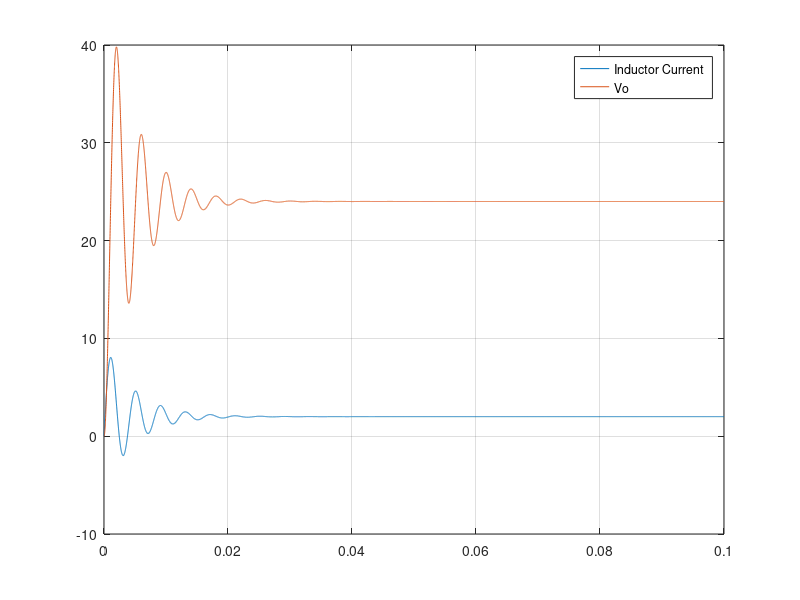

MATLAB code for this plot:
% This programm is used to analyze the averaged model of a Boost converter
clear all
%% Defing Parameters
Vin = 12;
Vo = 24;
R = 24;
L = 1e-3;
C = 100e-6;
D = 1 - Vin/Vo;
%% State Space Matrices
A1 = [0 0; 0 -1/(R*C)];
B1 = [1/L ; 0];

A2 = [0 -1/L ; 1/C -1/(R*C)];
B2 = [1/L ; 0];

Ap = A1*D + A2*(1-D); %Averaged Matrices
Bp = B1*D + B2*(1-D); %Averaged Matrices

%% Applying Runhe Kute to solve
h = 10e-6;
time=0:h:100e-3; %Vector Time
Xed=[0;0];     %Initial conditions

Xrk=Xed;
U=[Vin];
 
    for k=2:length(time)
     K1=(Ap*Xrk(:,k-1))+(Bp*U);
     K2=(Ap*(Xrk(:,k-1)+(h*K1/2)))+(Bp*U);
     K3=(Ap*(Xrk(:,k-1)+(h*K2/2)))+(Bp*U);
     K4=(Ap*(Xrk(:,k-1)+(h*K3)))+(Bp*U);
     
     KT = (1/6)*(K1+(K2*2)+(K3*2)+K4);
     Xrk(:,k) = Xrk(:,k-1)+(h*KT); 
    end
%% Graphics for Inductor and Output Voltage
plot(time,Xrk)
grid on;
legend('Inductor Current','Vo')